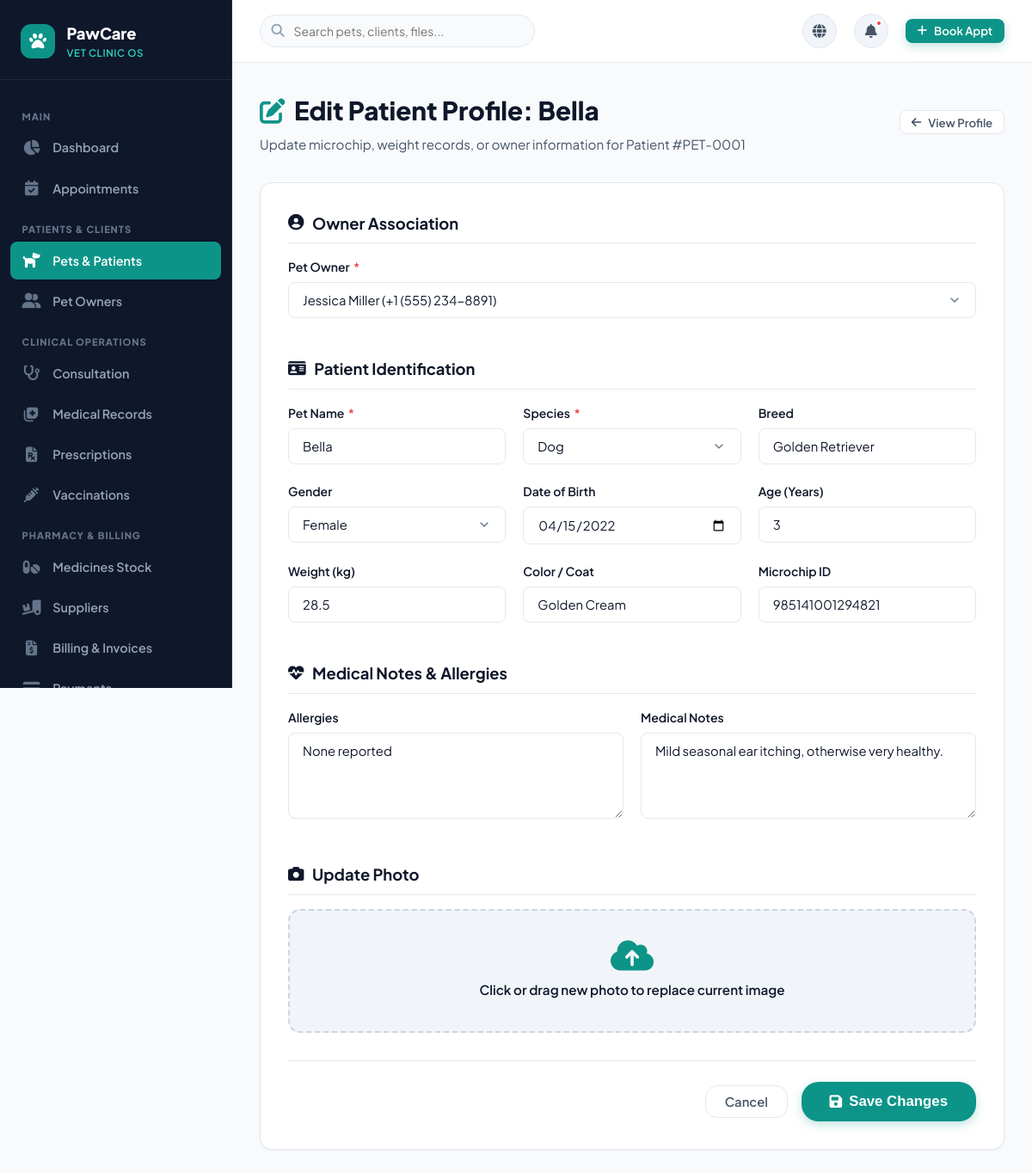
Screenshot of /pets/1/edit (signed in) with the database file from the repository.
### tables this page shows
CREATE TABLE pets (
    id INTEGER PRIMARY KEY AUTOINCREMENT,
    owner_id INTEGER NOT NULL,
    name VARCHAR(80) NOT NULL,
    species VARCHAR(50) NOT NULL, -- Dog, Cat, Bird, Rabbit, Reptile, etc.
    breed VARCHAR(80),
    gender VARCHAR(10) DEFAULT 'Unknown', -- Male, Female, Neutered Male, Spayed Female
    date_of_birth DATE,
    age_years INTEGER DEFAULT 0,
    weight REAL DEFAULT 0.0, -- in kg
    color VARCHAR(50),
    microchip_id VARCHAR(100),
    photo VARCHAR(255) DEFAULT 'default_pet.png',
    allergies TEXT,
    medical_notes TEXT,
    created_at TIMESTAMP DEFAULT CURRENT_TIMESTAMP,
    FOREIGN KEY (owner_id) REFERENCES owners (id) ON DELETE CASCADE
);

CREATE TABLE owners (
    id INTEGER PRIMARY KEY AUTOINCREMENT,
    name VARCHAR(120) NOT NULL,
    email VARCHAR(120),
    phone VARCHAR(30) NOT NULL,
    address TEXT,
    city VARCHAR(80),
    emergency_contact VARCHAR(80),
    notes TEXT,
    created_at TIMESTAMP DEFAULT CURRENT_TIMESTAMP
);

### app.py (the view, shortened to what this page needs)
@app.route('/pets/<int:id>/edit', methods=['GET', 'POST'])
@login_required
def edit_pet(id):
    db = get_db()
    pet = db.execute("SELECT * FROM pets WHERE id = ?", (id,)).fetchone()
    if not pet:
        abort(404)
    owners = db.execute("SELECT id, name, phone FROM owners ORDER BY name ASC").fetchall()
    return render_template('edit_pet.html', pet=pet, owners=owners)

### app.py (called while the page is built)
def get_db():
    if 'db' not in g:
        g.db = sqlite3.connect(
            app.config['DATABASE'],
            detect_types=sqlite3.PARSE_DECLTYPES
        )
        g.db.row_factory = sqlite3.Row
        g.db.execute("PRAGMA foreign_keys = ON;")
    return g.db

def init_db():
    db = get_db()
    cur = db.cursor()
    cur.execute("SELECT name FROM sqlite_master WHERE type='table' AND name='users';")
    if cur.fetchone() is None:
        if os.path.exists(app.config['SQL_SCHEMA']):
            with open(app.config['SQL_SCHEMA'], mode='r', encoding='utf-8') as f:
                db.cursor().executescript(f.read())
            db.commit()

@app.before_request
def setup_database_if_needed():
    init_db()

def login_required(view):
    from functools import wraps
    @wraps(view)
    def wrapped_view(**kwargs):
        if 'user_id' not in session:
            flash('Please log in to access this page.', 'warning')
            return redirect(url_for('login', next=request.url))
        return view(**kwargs)
    return wrapped_view

### templates/edit_pet.html (shortened to what this page needs)
{% extends "base.html" %}
{% block content %}
<div class="page-header">
  <div class="page-header-text">
    <h1><i class="fas fa-edit" style="color: var(--primary);"></i> Edit Patient Profile: {{ pet.name }}</h1>
    <p>Update microchip, weight records, or owner information for Patient #PET-{{ "%04d"|format(pet.id) }}</p>
  </div>
  <div class="page-actions">
    <a href="{{ url_for('pet_details', id=pet.id) }}" class="btn btn-secondary btn-sm">
      <i class="fas fa-arrow-left"></i> View Profile
    </a>
  </div>
</div>
<div class="form-card">
  <form action="{{ url_for('edit_pet', id=pet.id) }}" method="POST" enctype="multipart/form-data" data-validate="true">
    <div class="form-section-title">
      <i class="fas fa-user-circle"></i> Owner Association
    </div>
    <div class="form-grid-2">
      <div class="form-group full-width">
        <label class="form-label">Pet Owner <span class="required">*</span></label>
        <select name="owner_id" class="form-control" required>
          {% for o in owners %}
          <option value="{{ o.id }}" {% if pet.owner_id == o.id %}selected{% endif %}>
            {{ o.name }} ({{ o.phone }})
          </option>
          {% endfor %}
        </select>
      </div>
    </div>
    <div class="form-section-title">
      <i class="fas fa-id-card"></i> Patient Identification
    </div>
    <div class="form-grid-3">
      <div class="form-group">
        <label class="form-label">Pet Name <span class="required">*</span></label>
        <input type="text" name="name" class="form-control" value="{{ pet.name }}" required>
      </div>
      <div class="form-group">
        <label class="form-label">Species <span class="required">*</span></label>
        <select name="species" class="form-control" required>
          {% for sp in ['Dog', 'Cat', 'Bird', 'Rabbit', 'Reptile', 'Other'] %}
          <option value="{{ sp }}" {% if pet.species == sp %}selected{% endif %}>{{ sp }}</option>
          {% endfor %}
        </select>
      </div>
      <div class="form-group">
        <label class="form-label">Breed</label>
        <input type="text" name="breed" class="form-control" value="{{ pet.breed or '' }}">
      </div>
    </div>
    <div class="form-grid-3">
      <div class="form-group">
        <label class="form-label">Gender</label>
        <select name="gender" class="form-control">
          {% for g in ['Male', 'Female', 'Neutered Male', 'Spayed Female', 'Unknown'] %}
          <option value="{{ g }}" {% if pet.gender == g %}selected{% endif %}>{{ g }}</option>
          {% endfor %}
        </select>
      </div>
      <div class="form-group">
        <label class="form-label">Date of Birth</label>
        <input type="date" name="date_of_birth" class="form-control" value="{{ pet.date_of_birth or '' }}">
      </div>
      <div class="form-group">
        <label class="form-label">Age (Years)</label>
        <input type="number" name="age_years" class="form-control" value="{{ pet.age_years or 0 }}">
      </div>
    </div>
    <div class="form-grid-3">
      <div class="form-group">
        <label class="form-label">Weight (kg)</label>
        <input type="number" name="weight" step="0.1" class="form-control" value="{{ pet.weight or 0.0 }}">
      </div>
      <div class="form-group">
        <label class="form-label">Color / Coat</label>
        <input type="text" name="color" class="form-control" value="{{ pet.color or '' }}">
      </div>
      <div class="form-group">
        <label class="form-label">Microchip ID</label>
        <input type="text" name="microchip_id" class="form-control" value="{{ pet.microchip_id or '' }}">
      </div>
    </div>
    <div class="form-section-title">
      <i class="fas fa-heartbeat"></i> Medical Notes & Allergies
    </div>
    <div class="form-grid-2">
      <div class="form-group">
        <label class="form-label">Allergies</label>
        <textarea name="allergies" class="form-control">{{ pet.allergies or '' }}</textarea>
      </div>
      <div class="form-group">
        <label class="form-label">Medical Notes</label>
        <textarea name="medical_notes" class="form-control">{{ pet.medical_notes or '' }}</textarea>
      </div>
    </div>
    <div class="form-section-title">
      <i class="fas fa-camera"></i> Update Photo
    </div>
    <div class="form-group">
      <div class="file-dropzone">
        <i class="fas fa-cloud-upload-alt"></i>
        <p>Click or drag new photo to replace current image</p>
      </div>
    </div>
    <div class="form-actions">
      <a href="{{ url_for('pet_details', id=pet.id) }}" class="btn btn-secondary">Cancel</a>
      <button type="submit" class="btn btn-primary btn-lg">
        <i class="fas fa-save"></i> Save Changes
      </button>
    </div>
  </form>
</div>
{% endblock %}

### static/css/style.css (style rules this page uses)
:root { --primary: #0d9488; --primary-hover: #0f766e; --primary-light: #ccfbf1; --primary-dark: #115e59; --secondary: #6366f1; --secondary-light: #e0e7ff; --accent: #f59e0b; --accent-light: #fef3c7; --success: #10b981; --success-light: #d1fae5; --danger: #ef4444; --danger-light: #fee2e2; --warning: #f59e0b; --info: #0284c7; --info-light: #e0f2fe; --bg-main: #f8fafc; --bg-card: #ffffff; --bg-sidebar: #0f172a; --bg-subtle: #f1f5f9; --text-primary: #0f172a; --text-secondary: #475569; --text-muted: #94a3b8; --text-light: #f8fafc; --border-color: #e2e8f0; --border-radius-sm: 8px; --border-radius-md: 14px; --border-radius-lg: 20px; --border-radius-full: 9999px; --shadow-sm: 0 1px 2px 0 rgba(0, 0, 0, 0.05); --shadow-md: 0 4px 6px -1px rgba(0, 0, 0, 0.07), 0 2px 4px -1px rgba(0, 0, 0, 0.04); --shadow-lg: 0 10px 15px -3px rgba(0, 0, 0, 0.08), 0 4px 6px -2px rgba(0, 0, 0, 0.04); --shadow-xl: 0 20px 25px -5px rgba(0, 0, 0, 0.1), 0 10px 10px -5px rgba(0, 0, 0, 0.04); --transition: all 0.25s cubic-bezier(0.4, 0, 0.2, 1); }
* { margin: 0; padding: 0; box-sizing: border-box; }
body { font-family: 'Plus Jakarta Sans', -apple-system, BlinkMacSystemFont, sans-serif; background-color: var(--bg-main); color: var(--text-primary); line-height: 1.6; overflow-x: hidden; }
a { color: inherit; text-decoration: none; transition: var(--transition); }
.btn { display: inline-flex; align-items: center; justify-content: center; gap: 0.5rem; font-weight: 600; font-size: 0.925rem; padding: 0.65rem 1.35rem; border-radius: var(--border-radius-md); border: 1px solid transparent; cursor: pointer; transition: var(--transition); line-height: 1; }
.btn-primary { background-color: var(--primary); color: #ffffff; box-shadow: 0 4px 12px rgba(13, 148, 136, 0.25); }
.btn-secondary { background-color: #ffffff; color: var(--text-secondary); border: 1px solid var(--border-color); }
.btn-sm { padding: 0.4rem 0.8rem; font-size: 0.825rem; border-radius: var(--border-radius-sm); }
.btn-lg { padding: 0.85rem 2rem; font-size: 1.05rem; border-radius: var(--border-radius-lg); }

### static/css/dashboard.css (style rules this page uses)
.page-header { display: flex; align-items: center; justify-content: space-between; margin-bottom: 2rem; flex-wrap: wrap; gap: 1rem; }
.page-header-text h1 { font-size: 1.85rem; font-weight: 800; color: var(--text-primary); display: flex; align-items: center; gap: 0.65rem; }
.page-header-text p { color: var(--text-secondary); font-size: 0.95rem; margin-top: 0.2rem; }
.page-actions { display: flex; align-items: center; gap: 0.75rem; }

### static/css/login.css (style rules this page uses)
.form-group { margin-bottom: 1.25rem; }
.form-group label { display: block; font-weight: 600; font-size: 0.875rem; color: var(--text-primary); margin-bottom: 0.4rem; }

### rows the page displays
pets: name "Bella", id "0001", owner_id "Jessica Miller (+1 (555) 234-8891)", species "Dog", breed "Golden Retriever", gender "Female", date_of_birth "04/15/2022", age_years "3", weight "28.5", color "Golden Cream", microchip_id "985141001294821", allergies "None reported", medical_notes "Mild seasonal ear itching, otherwise very healthy."
